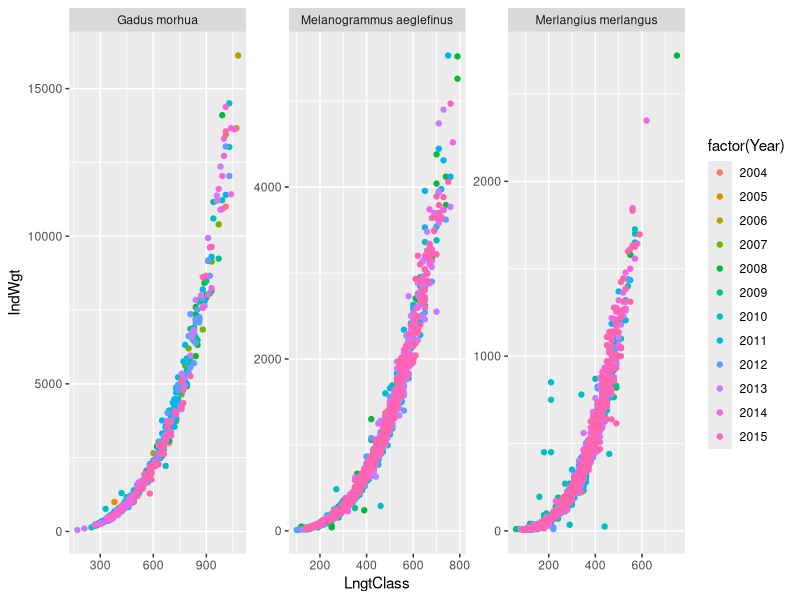
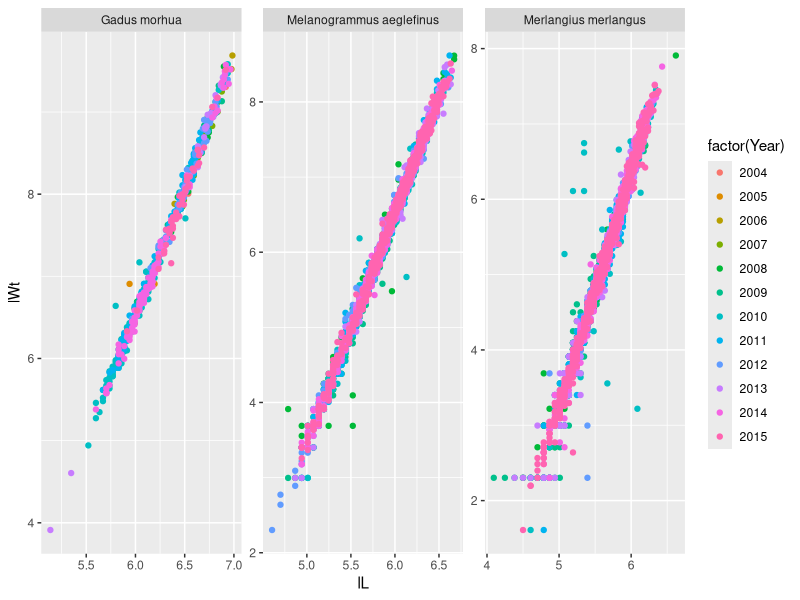
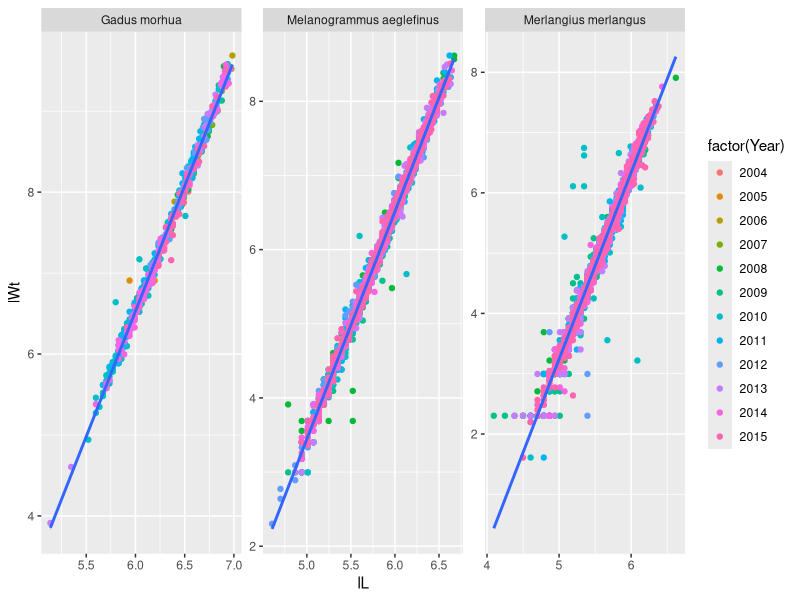
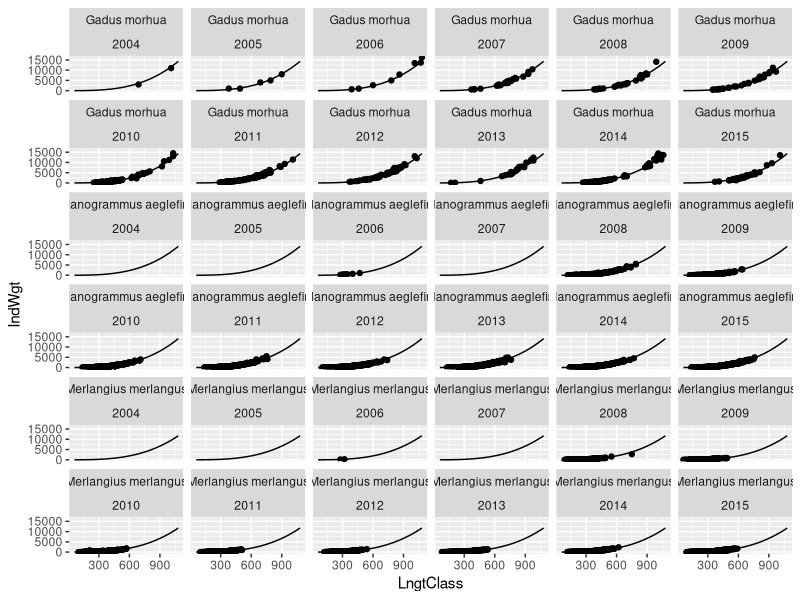
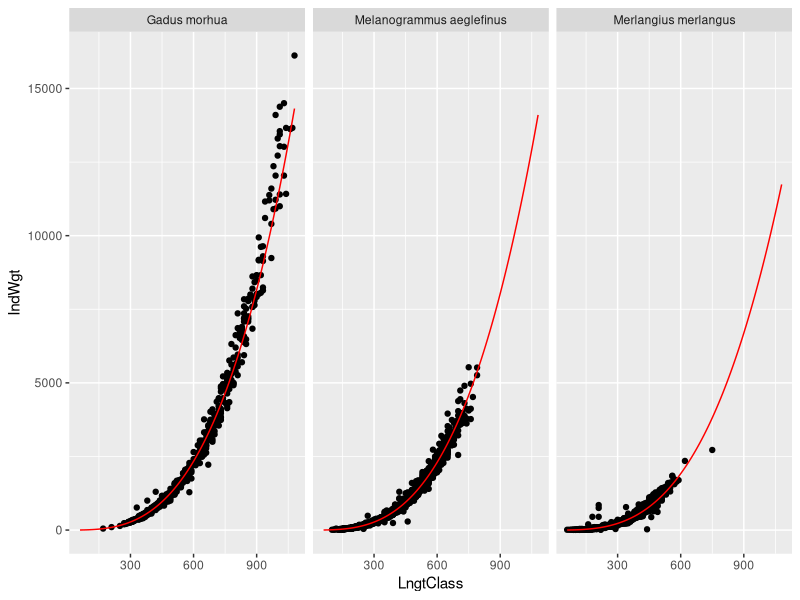

Reproduce these figures in R, in order.
library(ggplot2)

## http://derekogle.com/fishR/examples/oldFishRVignettes/LengthWeight.pdf
DF <- read.csv('SMALK_EVHOE.csv')
DF <- DF[!is.na(DF$IndWgt),]

spp <- c('Gadus morhua','Merlangius merlangus','Melanogrammus aeglefinus')

DF <- DF[DF$Species %in% spp,]

ggplot(DF, aes(x = LngtClass, y = IndWgt)) + geom_point(aes(colour = factor(Year))) + facet_wrap(~Species, scale = 'free')

# W = a L^b
# log(Wt) = log(a) + b*log(L) + E
# weight is in g, length in mm

DF$lWt <- log(DF$IndWgt)
DF$lL  <- log(DF$LngtClass)

ggplot(DF, aes(x = lL, y = lWt)) + geom_point(aes(colour = factor(Year))) + facet_wrap(~Species, scale = 'free' )

lm1 <- glm(lWt ~ lL + Year + Species, data = DF)

summary(lm1)

ggplot(DF, aes(x = lL, y = lWt)) + geom_point(aes(colour = factor(Year))) + facet_wrap(~Species, scale = 'free' ) +
	geom_smooth(method = 'lm')

predDF <- expand.grid(lL = log(seq(min(DF$LngtClass), max(DF$LngtClass), 10)), Year = seq(min(DF$Year), max(DF$Year), 1), Species  = spp)

predDF$lWt <- predict(lm1, newdata = predDF)

predDF$L <- exp(predDF$lL)
predDF$Wt <- exp(predDF$lWt)

ggplot(DF, aes(x = LngtClass, y = IndWgt)) + geom_point() +
	facet_wrap(Species ~ Year) + geom_line(data = predDF, aes(x = L, y = Wt))

drop1(lm1)

#######################################################
## Year not massively important, given gaps drop it...
#######################################################
lm2 <- glm(lWt ~ lL + Species, data = DF)

predDF <- expand.grid(lL = log(seq(min(DF$LngtClass), max(DF$LngtClass), 10)), Species  = spp)

predDF$lWt <- predict(lm2, newdata = predDF)

predDF$L <- exp(predDF$lL)
predDF$Wt <- exp(predDF$lWt)

ggplot(DF, aes(x = LngtClass, y = IndWgt)) + geom_point() +
	facet_wrap(~ Species ) + geom_line(data = predDF, aes(x = L, y = Wt), col = 'red')

save(lm2, file = 'LengthWeightPredictGadoids.RData')
